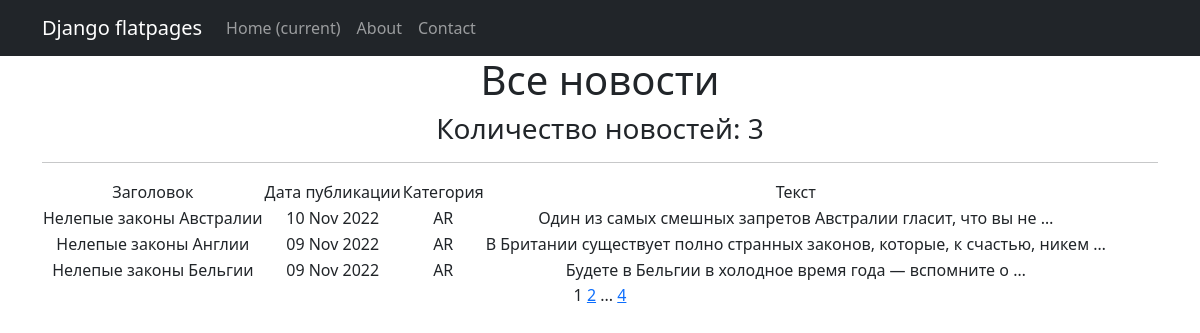
Page /news/ on the committed database.
### newsapp/models.py (models this page shows, shortened)
class Post(models.Model):
    author = models.ForeignKey(Author, on_delete=models.CASCADE)
    NEWS = 'NW'
    ARTICLE = 'AR'
    CATEGORY_CHOICES = (
        (NEWS, 'Новость'),
        (ARTICLE, 'Статья')
    )
    categoryType = models.CharField(max_length=2, choices=CATEGORY_CHOICES, default=ARTICLE)
    dateCreation = models.DateTimeField(auto_now_add=True)
    postCategory = models.ManyToManyField(Category, through="PostCategory")
    title = models.CharField(max_length=128)
    text = models.TextField()
    rating = models.SmallIntegerField(default=0)

### newsapp/views.py (the view)
# urls.py: path('', PostsList.as_view(), name='post_list'),
class PostsList(ListView):
    model = Post
    ordering = '-dateCreation'
    template_name = 'news.html'
    context_object_name = 'news'
    paginate_by = 3
    def get_context_data(self, **kwargs):
        context = super().get_context_data(**kwargs)
        context['time_now'] = datetime.utcnow()
        context['number_of_news'] = "Количество новостей:"
        return context

### newsapp/templatetags/custom_filters.py (called while the page is built)
@register.filter()
def censor(value):
   bad_words = ('редиска', 'баран', 'моргалы')
   if not isinstance(value, str):
      raise TypeError(f"unresolved type '{type(value)}' expected  type 'str'")
   for word in value.split():
      if word.lower().strip(',') in bad_words:
         value = value.replace(word, f"{word[0]}{'*' * (len(word) - 1)}")
   return value

### newsapp/templatetags/custom_tags.py (called while the page is built)
@register.simple_tag(takes_context=True)
def url_replace(context, **kwargs):
   d = context['request'].GET.copy()
   for k, v in kwargs.items():
       d[k] = v
   return d.urlencode()

### templates/news.html (shortened to what this page needs)
{% extends 'flatpages/default.html' %}
{% load custom_filters %}
{% load custom_tags %}
{% block content %}
<h1>Все новости</h1>
<h3> {{ number_of_news|default_if_none:"Количество новостей:" }} {{ news|length }} </h3>
<hr>
{% if news %}
       <table>
           <tr>
               <td>Заголовок</td>
               <td>Дата публикации</td>
               <td>Категория</td>
               <td>Текст</td>
           </tr>
         {% for news in news %}
         <tr>
            <td>{{ news.title|censor }}</td>
            <td>{{ news.dateCreation|date:'d M Y'}}</td>
            <td>{{ news.categoryType }}</td>
            <td>{{ news.text|truncatewords:10|censor }}</td>
             <td>
                </td>
         </tr>
         {% endfor %}
      </table>
   {% else %}
      <h2>Новостей нет!</h2>
   {% endif %}
{{ page_obj.number }}
{% if page_obj.has_next %}
       <a href="?{% url_replace page=page_obj.next_page_number %}">{{ page_obj.next_page_number }}</a>
       {% if paginator.num_pages != page_obj.next_page_number %}
           ...
           <a href="?{% url_replace page=page_obj.paginator.num_pages %}">{{ page_obj.paginator.num_pages }}</a>
       {% endif %}
{% endif %}
{% endblock content %}

### rows in the picture
Post: title|censor "Нелепые законы Австралии", dateCreation "10 Nov 2022", categoryType "AR", text|censor "Один из самых смешных запретов Австралии гласит, что вы не …"
Post: title|censor "Нелепые законы Англии", dateCreation "09 Nov 2022", categoryType "AR", text|censor "В Британии существует полно странных законов, которые, к счастью, никем …"
Post: title|censor "Нелепые законы Бельгии", dateCreation "09 Nov 2022", categoryType "AR", text|censor "Будете в Бельгии в холодное время года — вспомните о …"

### other values in the picture
{{ number_of_news|default_if_none:"Количество новостей:" }} "Количество новостей:"
{{ news|length }} "3"
{{ page_obj.number }} "1"
{{ page_obj.next_page_number }} "2"
{{ page_obj.paginator.num_pages }} "4"
